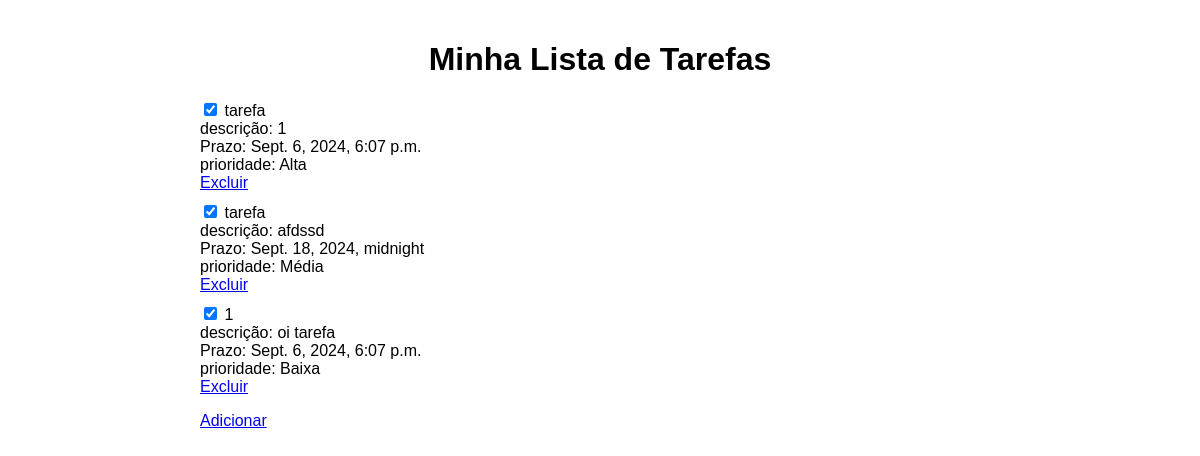
The page / on the database its author committed.
### app/models.py (models this page shows)
class Tasks(models.Model):
    id_task = models.AutoField(primary_key=True) #aqui é a chave primária
    title_task = models.CharField(max_length=200) #aqui é o título da tarefa
    description_task = models.TextField() #aqui é o título da tarefa
    complete_task = models.BooleanField(default=False) #aqui é o campo que indica se a tarefa está completa ou não
    prazo_task = models.DateTimeField()  #aqui é o campo que indica a data de prazo da tarefa
    priority_task = models.CharField(max_length=10, choices=[('3', 'Alta'), ('2', 'Média'), ('1', 'Baixa')], default='1') #aqu é o campo que indica a prioridade da tarefa

### app/views.py (the view)
# urls.py: 2. Add a URL to urlpatterns:  path('', views.home, name='home')
def home(request):
    tasks = Tasks.objects.all().order_by('-priority_task', 'prazo_task') #aqui estamos pegando todas as tarefas do banco de dados e ordenando por prioridade e prazo
    return render(request, 'home.html', {'tasks': tasks})

### app/templates/home.html (shortened to what this page needs)
<!DOCTYPE html>
<html>
<head>
</head>
<body>
    <div class="container">
        <h1>Minha Lista de Tarefas</h1>
        <ul>
            {% for task in tasks %}
                <li>
                    <form action="{% url 'update_task' task.id_task %}" method="post" style="display:inline;">
                        <input type="checkbox" {% if task.complete_task %}checked{% endif %} onChange="this.form.submit()">
                    </form>
                    {{ task.title_task }}<br>
                    descrição: {{ task.description_task }}<br>
                    Prazo: {{ task.prazo_task }}<br>
                    prioridade: {{ task.get_priority_task_display }}<br>
                    <a href="{% url 'delete_task' task.id_task %}">Excluir</a>
                </li>
            {% endfor %}
        </ul>
        <a href="{% url 'add' %}" class="add-button">Adicionar</a>
    </div>
</body>
</html>

### app/templates/home.html (style rules this page uses)
body { font-family: Arial, sans-serif; margin: 0; padding: 0; }
.container { max-width: 800px; margin: 0 auto; padding: 20px; }
h1 { text-align: center; }
ul { list-style-type: none; padding: 0; }
li { margin-bottom: 10px; }

### rows shown on the page
Tasks: complete_task "☑", title_task "tarefa", description_task "1", prazo_task "Sept. 6, 2024, 6:07 p.m.", priority_task "Alta"
Tasks: complete_task "☑", title_task "tarefa", description_task "afdssd", prazo_task "Sept. 18, 2024, midnight", priority_task "Média"
Tasks: complete_task "☑", title_task "1", description_task "oi tarefa", prazo_task "Sept. 6, 2024, 6:07 p.m.", priority_task "Baixa"
